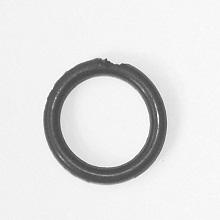
#> input picture Oring1.jpg, 220 x 220 px; its folder holds only this picture in this run
$ python main.py
#> lines starting #> are read from the running program, lines starting #| are printed output that depends on the picture; after the words box and inside, x2 and y2 are one past the last pixel; in counts of white or black regions, pixels touching at a corner belong together
# Image Processing Project - B00125295 - Eduard Iacob
import cv2 as cv
import numpy as np
import time
import matplotlib.pyplot as plt
import queue


def threshold(img, thresh):
    # loop through the rows
    for y in range(0, img.shape[0]):
        # loop through the columns
        for x in range(0, img.shape[1]):
            # check if the current pixel is greater than the threshold, if it is set the current pixel to 0, else set the current pixel to 255
            if img[y, x] > thresh:
                img[y, x] = 0
            else:
                img[y, x] = 255
    return img


def binaryMorphologyDilation(img):
    # create a copy of the image
    copyImage = img.copy()
    # loop through the rows
    for y in range(1, img.shape[0]-1):
        # loop through the columns
        for x in range(1, img.shape[1]-1):
            # check the surrounding neighbors of the pixel to see if they are 0, if they are set the current pixel to 0
            if img[y, x] == 0:
                if img[y-1, x-1] == 255 or img[y-1, x] == 255 or img[y-1, x+1] == 255 or img[y, x-1] == 255 or img[y, x] == 255 \
                        or img[y, x+1] == 255 or img[y+1, x-1] == 255 or img[y+1, x] == 255 or img[y+1, x+1] == 255:
                    copyImage[y, x] = 255
    return copyImage


def binaryMorphologyErosion(img):
    # create a copy of the image
    copyImage = img.copy()
    # loop through the rows
    for y in range(1, img.shape[0]-1):
        # loop through the columns
        for x in range(1, img.shape[1]-1):
            # check the surrounding neighbors of the pixel to see if they are 255, if they are set the current pixel to 255,
            # basically erosion is the opposite of dilation
            if img[y, x] == 255:
                if img[y-1, x-1] == 0 or img[y-1, x] == 0 or img[y-1, x+1] == 0 or img[y, x-1] == 0 or img[y, x] == 0 or img[y, x+1] == 0 \
                        or img[y+1, x-1] == 0 or img[y+1, x] == 0 or img[y+1, x+1] == 0:
                    copyImage[y, x] = 0
    return copyImage


def componentLabelingForeground(img):
    # create an array to store the labels
    labelArray = np.zeros(img.shape, dtype=np.uint8)
    # define the current label
    currentLabel = 1
    # create a queue to store the pixels
    queuee = queue.Queue()
    # loop through the rows
    for y in range(1, img.shape[0]-1):
        # loop through the columns
        for x in range(1, img.shape[1]-1):
            # check if the current pixel is 0 and the copy image is 0, if it is set the current pixel to the current label
            if img[y, x] == 255 and labelArray[y, x] == 0:
                labelArray[y, x] = currentLabel
                # add the current pixel to the queue
                queuee.put((y, x))
                # loop through the queue
                while not queuee.empty():
                    # assign the x and y coordinates of the pixel to variables
                    queue_y, queue_x = queuee.get()
                    # check the surrounding neighbors of the pixel to see if they are 0 and the copy image is 0, if they are set the current pixel to the current label
                    if img[queue_y-1, queue_x-1] == 255 and labelArray[queue_y-1, queue_x-1] == 0:
                        labelArray[queue_y-1, queue_x-1] = currentLabel
                        queuee.put((queue_y-1, queue_x-1))
                    if img[queue_y-1, queue_x] == 255 and labelArray[queue_y-1, queue_x] == 0:
                        labelArray[queue_y-1, queue_x] = currentLabel
                        queuee.put((queue_y-1, queue_x))
                    if img[queue_y-1, queue_x+1] == 255 and labelArray[queue_y-1, queue_x+1] == 0:
                        labelArray[queue_y-1, queue_x+1] = currentLabel
                        queuee.put((queue_y-1, queue_x+1))
                    if img[queue_y, queue_x-1] == 255 and labelArray[queue_y, queue_x-1] == 0:
                        labelArray[queue_y, queue_x-1] = currentLabel
                        queuee.put((queue_y, queue_x-1))
                    if img[queue_y, queue_x+1] == 255 and labelArray[queue_y, queue_x+1] == 0:
                        labelArray[queue_y, queue_x+1] = currentLabel
                        queuee.put((queue_y, queue_x+1))
                    if img[queue_y+1, queue_x-1] == 255 and labelArray[queue_y+1, queue_x-1] == 0:
                        labelArray[queue_y+1, queue_x-1] = currentLabel
                        queuee.put((queue_y+1, queue_x-1))
                    if img[queue_y+1, queue_x] == 255 and labelArray[queue_y+1, queue_x] == 0:
                        labelArray[queue_y+1, queue_x] = currentLabel
                        queuee.put((queue_y+1, queue_x))
                    if img[queue_y+1, queue_x+1] == 255 and labelArray[queue_y+1, queue_x+1] == 0:
                        labelArray[queue_y+1, queue_x+1] = currentLabel
                        queuee.put((queue_y+1, queue_x+1))
                currentLabel += 1

    # return the label array and the current label
    return labelArray, (currentLabel - 1)


def componentLabelingBackground(img):
    # create an array to store the labels
    labelArray = np.zeros(img.shape, dtype=np.uint8)
    # define the current label
    currentLabel = 1
    # create a queue to store the pixels
    queuee = queue.Queue()
    # loop through the rows
    for y in range(1, img.shape[0]-1):
        # loop through the columns
        for x in range(1, img.shape[1]-1):
            # check if the current pixel is 0 and the copy image is 0, if it is set the current pixel to the current label
            if img[y, x] == 0 and labelArray[y, x] == 0:
                labelArray[y, x] = currentLabel
                # add the current pixel to the queue
                queuee.put((y, x))
                # loop through the queue
                while not queuee.empty():
                    # assign the x and y coordinates of the pixel to variables
                    queue_y, queue_x = queuee.get()
                    # check the surrounding neighbors of the pixel to see if they are 0 and the copy image is 0, if they are set the current pixel to the current label
                    if img[queue_y-1, queue_x-1] == 0 and labelArray[queue_y-1, queue_x-1] == 0:
                        labelArray[queue_y-1, queue_x-1] = currentLabel
                        queuee.put((queue_y-1, queue_x-1))
                    if img[queue_y-1, queue_x] == 0 and labelArray[queue_y-1, queue_x] == 0:
                        labelArray[queue_y-1, queue_x] = currentLabel
                        queuee.put((queue_y-1, queue_x))
                    if img[queue_y-1, queue_x+1] == 0 and labelArray[queue_y-1, queue_x+1] == 0:
                        labelArray[queue_y-1, queue_x+1] = currentLabel
                        queuee.put((queue_y-1, queue_x+1))
                    if img[queue_y, queue_x-1] == 0 and labelArray[queue_y, queue_x-1] == 0:
                        labelArray[queue_y, queue_x-1] = currentLabel
                        queuee.put((queue_y, queue_x-1))
                    if img[queue_y, queue_x+1] == 0 and labelArray[queue_y, queue_x+1] == 0:
                        labelArray[queue_y, queue_x+1] = currentLabel
                        queuee.put((queue_y, queue_x+1))
                    if img[queue_y+1, queue_x-1] == 0 and labelArray[queue_y+1, queue_x-1] == 0:
                        labelArray[queue_y+1, queue_x-1] = currentLabel
                        queuee.put((queue_y+1, queue_x-1))
                    if img[queue_y+1, queue_x] == 0 and labelArray[queue_y+1, queue_x] == 0:
                        labelArray[queue_y+1, queue_x] = currentLabel
                        queuee.put((queue_y+1, queue_x))
                    if img[queue_y+1, queue_x+1] == 0 and labelArray[queue_y+1, queue_x+1] == 0:
                        labelArray[queue_y+1, queue_x+1] = currentLabel
                        queuee.put((queue_y+1, queue_x+1))
                currentLabel += 1

    return labelArray


def detectFaultyOring(numLabels, img):
    # get the process time
    cv.putText(image, "Time: " + str(after-before)[:-3] + " sec", (5, 210),
               cv.FONT_HERSHEY_COMPLEX, 0.4, (0, 0, 0))
    # print(numLabels)
    # check if the num of labels is not 1 or the number of unique values is not 3, then the oring is faulty
    if numLabels != 1:
        cv.putText(image, "Fail: Chipped piece", (15, 16),
                   cv.FONT_HERSHEY_COMPLEX, 0.4, (0, 0, 255))

    elif len(np.unique(img)) != 3:
        cv.putText(image, "Fail: Broken o-ring", (15, 16),
                   cv.FONT_HERSHEY_COMPLEX, 0.4, (0, 0, 255))
    # else the oring is not faulty
    else:
        cv.putText(image, "Pass: Not Faulty", (15, 16),
                   cv.FONT_HERSHEY_COMPLEX, 0.4, (0, 255, 0))


def drawRadiusLineOfOring(numLabels, imageFore):
    # get the pixels that are on the outer edge of the oring
    edgePixels = np.zeros(imageFore.shape, dtype=np.uint8)
    # loop through the number of labels
    for i in range(1, numLabels+1):
        # get the x and y coordinates of the pixels that are equal to the current label
        y, x = np.where(imageFore == i)
        # check if the size of the x and y coordinates are not 0
        if x.size != 0 or y.size != 0:
            # loop through the x and y coordinates
            for j in range(len(x)):
                # check if the surrounding pixels are not equal to the current label
                if imageFore[y[j]-1, x[j]-1] != i or imageFore[y[j]-1, x[j]] != i or imageFore[y[j]-1, x[j]+1] != i or imageFore[y[j], x[j]-1] != i or imageFore[y[j], x[j]+1] != i or imageFore[y[j]+1, x[j]-1] != i or imageFore[y[j]+1, x[j]] != i or imageFore[y[j]+1, x[j]+1] != i:
                    # set the pixel to 255
                    edgePixels[y[j], x[j]] = 255
                    # draw a circle on the pixel
                    cv.circle(image, (x[j], y[j]), 0, (0, 255, 0), 0)


def getCenterOfOring(numLabels, imageFore):
    # loop through the number of labels
    for i in range(1, numLabels+1):
        # get the x and y coordinates of the pixels that are equal to the current label
        y, x = np.where(imageFore == i)
        # check if the size of the x and y coordinates are not 0
        if x.size != 0 or y.size != 0:
            # get the center of the pixels
            center = (int(np.mean(x)), int(np.mean(y)))
            # draw a circle on the center of the pixels
            cv.circle(image, center, 8, (255, 0, 0), 0)


def imhist(img):
    hist = np.zeros(256)
    for y in range(0, img.shape[0]):  # loops through the rows
        for x in range(0, img.shape[1]):  # loops through the columns
            hist[img[y, x]] += 1
    return hist


def findT(hist):
    max_value = 0
    max_index = -1
    for i in range(0, hist.shape[0]):
        if hist[i] > max_value:
            max_value = hist[i]
            max_index = i
    return max_index - 50


# read in the image into memory
i = 1
while True:
    image = cv.imread('Oring' + str(i) + '.jpg', 0)
#> image is the input picture: shape (220, 220); min 55, max 255, mean 225.2
    i += 1
    if i == 16:
        i = 1
    hist = imhist(image)
#> hist = 256 values, max 6333 at index 243, min 0 at index 0, mean 189.1
    # plt.plot(hist)
    before = time.time()
    thresh = findT(hist)
#> the loop in findT, `for i in range(0, hist.shape[0]):` made 256 passes
#> max_value on passes 56, 66, 68, 69, 71, 72, 73, 74, 75, 76, 77, 79: 1, 3, 7, 12, 25, 28, 29, 51, 56, 78, 107, 150
#> after the loop in findT, `for i in range(0, hist.shape[0]):`: max_index = 243; max_value = 6333
#> thresh = 193
    bwImage = threshold(image.copy(), thresh)
#> after the loop in threshold, `for y in range(0, img.shape[0]):`:
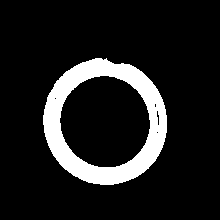
#> img: shape (220, 220); 12.1% white; 1 white region, box (x1, y1, x2, y2) and area: (43, 58, 167, 185) 5855
    after = time.time()
    # cv.imshow('binary', bwImage)
    morphologyImage = binaryMorphologyDilation(bwImage)
#> after the loop in binaryMorphologyDilation, `for y in range(1, img.shape[0]-1):`:
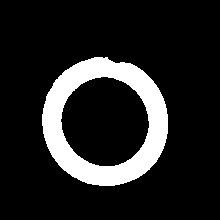
#> copyImage: shape (220, 220); 13.9% white; 1 white region, box (x1, y1, x2, y2) and area: (42, 57, 168, 186) 6745
    morphologyImage = binaryMorphologyErosion(morphologyImage)
#> after the loop in binaryMorphologyErosion, `for y in range(1, img.shape[0]-1):`:
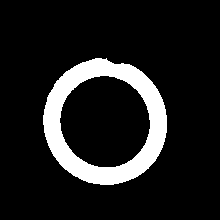
#> copyImage: shape (220, 220); 12.1% white; 1 white region, box (x1, y1, x2, y2) and area: (43, 58, 167, 185) 5877
    compLabelImageFore, numLabels = componentLabelingForeground(
        morphologyImage)
#> numLabels = 1
    compLabelImageBack = componentLabelingBackground(morphologyImage)
#> after the loop in componentLabelingBackground, `for y in range(1, img.shape[0]-1):`:
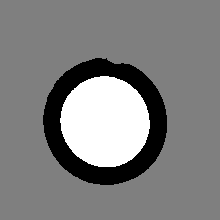
#> labelArray: shape (220, 220); min 0, max 2, mean 1.01; drawn with min black and max white
    image = cv.cvtColor(image, cv.COLOR_GRAY2BGR)
    detectFaultyOring(numLabels, compLabelImageBack)
#> in detectFaultyOring, `cv.putText(image, "Pass: Not Faulty", (15, 16), cv.FONT_HERSHEY_COMPLE..`:
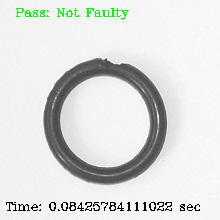
#> image: shape (220, 220, 3); mean B, G, R 220.7, 222.4, 220.7
    getCenterOfOring(numLabels, compLabelImageFore)
#> the loop in getCenterOfOring, `for i in range(1, numLabels+1):` made 1 pass
#> center on pass 1: (104, 121)
#> after the loop in getCenterOfOring, `for i in range(1, numLabels+1):`: image: shape (220, 220, 3); 0.09% of pixels changed, all inside (x1, y1, x2, y2) = (96, 113, 113, 130)
    drawRadiusLineOfOring(numLabels, compLabelImageFore)
#> after the loop in drawRadiusLineOfOring, `for i in range(1, numLabels+1):`:
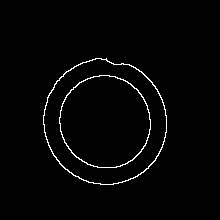
#> edgePixels: shape (220, 220); 1.8% white in thin lines or dots, all inside (x1, y1, x2, y2) = (43, 58, 167, 185)
#> after the loop in drawRadiusLineOfOring, `for i in range(1, numLabels+1):`:
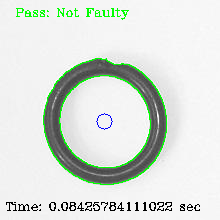
#> image: shape (220, 220, 3); mean B, G, R 218.3, 224.4, 218.1
    cv.imshow('Original', image)
    cv.imshow('Dilation', bwImage)
    cv.imshow('Erosion', morphologyImage)
    cv.imshow('Morphology', morphologyImage)
    # cv.imshow('Component Labeling', compLabelImageFore.astype(np.uint8))
    # label = plt.imshow(compLabelImageFore)
    plt.show()
    c = cv.waitKey(0)
#> (key q is pressed here)
    if c & 0XFF == ord('q'):
        break
